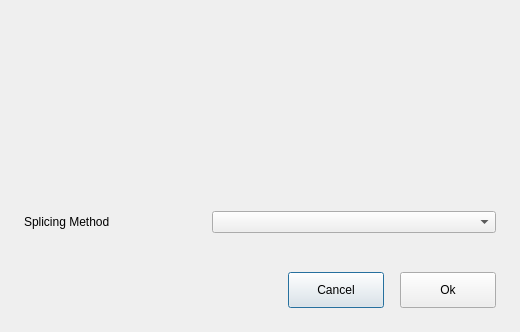
<?xml version="1.0" encoding="UTF-8"?>
<ui version="4.0">
 <class>SpliceDialog</class>
 <widget class="QDialog" name="SpliceDialog">
  <property name="geometry">
   <rect>
    <x>0</x>
    <y>0</y>
    <width>520</width>
    <height>332</height>
   </rect>
  </property>
  <property name="minimumSize">
   <size>
    <width>520</width>
    <height>332</height>
   </size>
  </property>
  <property name="maximumSize">
   <size>
    <width>520</width>
    <height>332</height>
   </size>
  </property>
  <property name="windowTitle">
   <string>Dialog</string>
  </property>
  <layout class="QVBoxLayout" name="verticalLayout_2">
   <property name="spacing">
    <number>0</number>
   </property>
   <property name="leftMargin">
    <number>24</number>
   </property>
   <property name="topMargin">
    <number>20</number>
   </property>
   <property name="rightMargin">
    <number>24</number>
   </property>
   <property name="bottomMargin">
    <number>24</number>
   </property>
   <item>
    <widget class="QWidget" name="widget" native="true">
     <property name="minimumSize">
      <size>
       <width>472</width>
       <height>160</height>
      </size>
     </property>
     <property name="maximumSize">
      <size>
       <width>472</width>
       <height>160</height>
      </size>
     </property>
    </widget>
   </item>
   <item>
    <spacer name="verticalSpacer">
     <property name="orientation">
      <enum>Qt::Vertical</enum>
     </property>
     <property name="sizeType">
      <enum>QSizePolicy::Fixed</enum>
     </property>
     <property name="sizeHint" stdset="0">
      <size>
       <width>20</width>
       <height>16</height>
      </size>
     </property>
    </spacer>
   </item>
   <item>
    <widget class="QFrame" name="frame">
     <property name="minimumSize">
      <size>
       <width>0</width>
       <height>52</height>
      </size>
     </property>
     <property name="maximumSize">
      <size>
       <width>16777215</width>
       <height>52</height>
      </size>
     </property>
     <property name="frameShape">
      <enum>QFrame::NoFrame</enum>
     </property>
     <property name="frameShadow">
      <enum>QFrame::Raised</enum>
     </property>
     <property name="lineWidth">
      <number>0</number>
     </property>
     <layout class="QHBoxLayout" name="horizontalLayout">
      <property name="spacing">
       <number>24</number>
      </property>
      <property name="leftMargin">
       <number>0</number>
      </property>
      <property name="topMargin">
       <number>8</number>
      </property>
      <property name="rightMargin">
       <number>0</number>
      </property>
      <property name="bottomMargin">
       <number>8</number>
      </property>
      <item>
       <widget class="QLabel" name="spliceLabel">
        <property name="text">
         <string>Splicing Method</string>
        </property>
       </widget>
      </item>
      <item>
       <widget class="QComboBox" name="spliceComboBox">
        <property name="minimumSize">
         <size>
          <width>284</width>
          <height>0</height>
         </size>
        </property>
        <property name="maximumSize">
         <size>
          <width>284</width>
          <height>16777215</height>
         </size>
        </property>
       </widget>
      </item>
     </layout>
    </widget>
   </item>
   <item>
    <widget class="QFrame" name="screenFrame">
     <property name="maximumSize">
      <size>
       <width>16777215</width>
       <height>16777215</height>
      </size>
     </property>
     <property name="frameShape">
      <enum>QFrame::NoFrame</enum>
     </property>
     <property name="frameShadow">
      <enum>QFrame::Raised</enum>
     </property>
     <property name="lineWidth">
      <number>0</number>
     </property>
     <layout class="QVBoxLayout" name="verticalLayout_3">
      <property name="spacing">
       <number>0</number>
      </property>
      <property name="leftMargin">
       <number>0</number>
      </property>
      <property name="topMargin">
       <number>0</number>
      </property>
      <property name="rightMargin">
       <number>0</number>
      </property>
      <property name="bottomMargin">
       <number>0</number>
      </property>
     </layout>
    </widget>
   </item>
   <item>
    <spacer name="verticalSpacer_2">
     <property name="orientation">
      <enum>Qt::Vertical</enum>
     </property>
     <property name="sizeType">
      <enum>QSizePolicy::Fixed</enum>
     </property>
     <property name="sizeHint" stdset="0">
      <size>
       <width>20</width>
       <height>24</height>
      </size>
     </property>
    </spacer>
   </item>
   <item>
    <widget class="QFrame" name="frame_2">
     <property name="minimumSize">
      <size>
       <width>0</width>
       <height>36</height>
      </size>
     </property>
     <property name="maximumSize">
      <size>
       <width>16777215</width>
       <height>36</height>
      </size>
     </property>
     <property name="frameShape">
      <enum>QFrame::NoFrame</enum>
     </property>
     <property name="frameShadow">
      <enum>QFrame::Raised</enum>
     </property>
     <property name="lineWidth">
      <number>0</number>
     </property>
     <layout class="QHBoxLayout" name="horizontalLayout_2">
      <property name="spacing">
       <number>16</number>
      </property>
      <property name="leftMargin">
       <number>0</number>
      </property>
      <property name="topMargin">
       <number>0</number>
      </property>
      <property name="rightMargin">
       <number>0</number>
      </property>
      <property name="bottomMargin">
       <number>0</number>
      </property>
      <item>
       <spacer name="horizontalSpacer">
        <property name="orientation">
         <enum>Qt::Horizontal</enum>
        </property>
        <property name="sizeHint" stdset="0">
         <size>
          <width>40</width>
          <height>20</height>
         </size>
        </property>
       </spacer>
      </item>
      <item>
       <widget class="QPushButton" name="cancelBtn">
        <property name="minimumSize">
         <size>
          <width>96</width>
          <height>36</height>
         </size>
        </property>
        <property name="maximumSize">
         <size>
          <width>96</width>
          <height>36</height>
         </size>
        </property>
        <property name="text">
         <string>Cancel</string>
        </property>
       </widget>
      </item>
      <item>
       <widget class="QPushButton" name="okBtn">
        <property name="minimumSize">
         <size>
          <width>96</width>
          <height>36</height>
         </size>
        </property>
        <property name="maximumSize">
         <size>
          <width>96</width>
          <height>36</height>
         </size>
        </property>
        <property name="text">
         <string>Ok</string>
        </property>
       </widget>
      </item>
     </layout>
    </widget>
   </item>
  </layout>
 </widget>
 <resources/>
 <connections/>
</ui>
